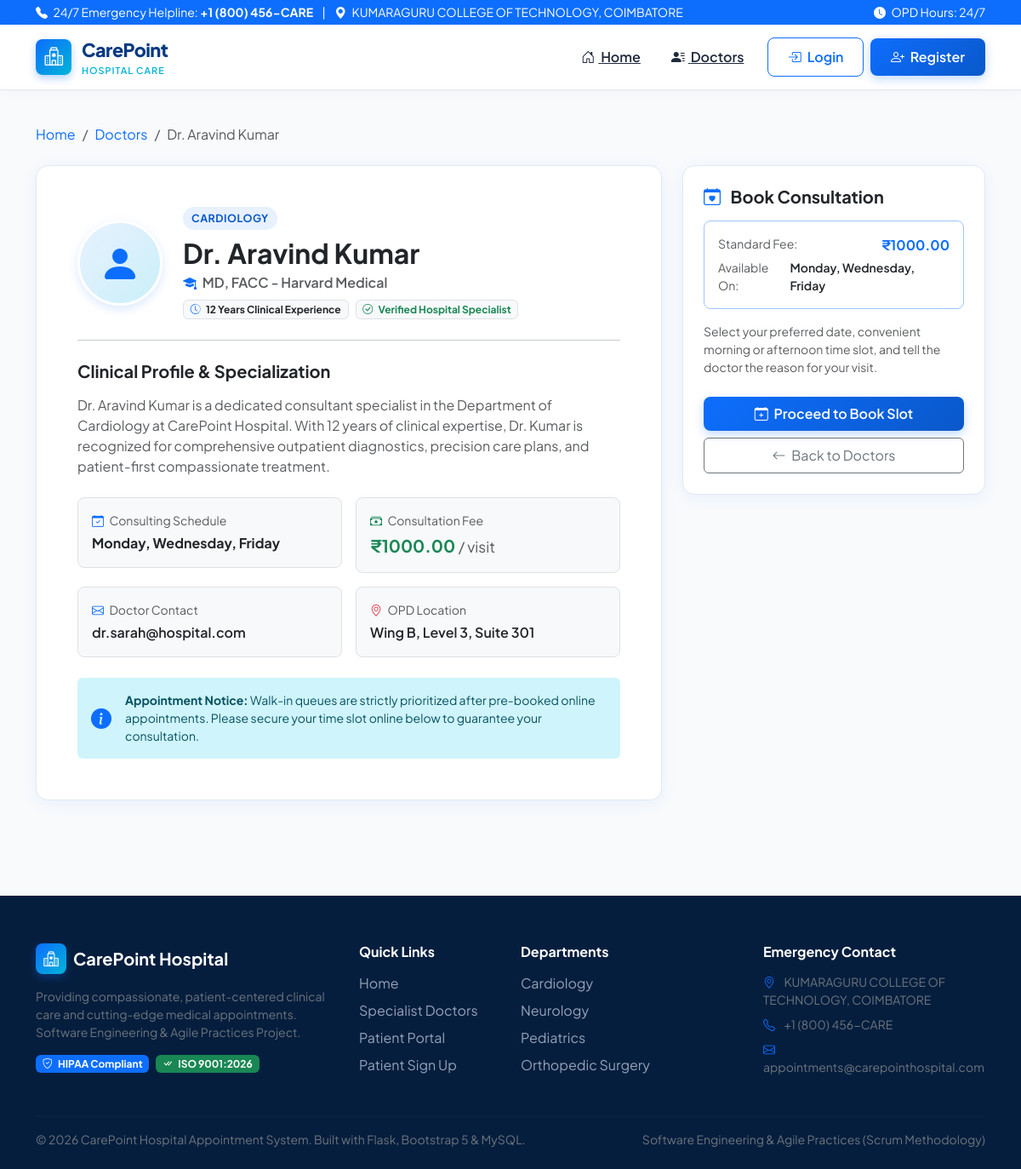
Screenshot of /doctor/1 with the database file from the repository.
### tables this page shows
CREATE TABLE doctors (
            doctor_id INTEGER PRIMARY KEY AUTOINCREMENT,
            name TEXT NOT NULL,
            email TEXT NOT NULL UNIQUE,
            password TEXT NOT NULL,
            specialization TEXT NOT NULL,
            qualification TEXT NOT NULL,
            experience INTEGER NOT NULL,
            consultation_fee REAL NOT NULL,
            available_days TEXT NOT NULL,
            created_at TIMESTAMP DEFAULT CURRENT_TIMESTAMP
        );

### app.py (the view)
@app.route('/doctor/<int:doctor_id>')
def doctor_details(doctor_id):
    doctor = Database.query("SELECT * FROM doctors WHERE doctor_id = %s", (doctor_id,), one=True)
    if not doctor:
        flash("Doctor not found.", "danger")
        return redirect(url_for('doctors'))
    return render_template('doctor_details.html', doctor=doctor)

### config.py (called while the page is built, shortened)
    @staticmethod
    def get_connection():
        global ACTIVE_BACKEND
        conn = sqlite3.connect(Config.SQLITE_DB)
        conn.row_factory = sqlite3.Row
        return conn, 'sqlite'

### templates/doctor_details.html (shortened to what this page needs)
{% extends 'base.html' %}
{% block content %}
<div class="container py-4">
    <nav aria-label="breadcrumb" class="mb-4">
        <ol class="breadcrumb">
            <li class="breadcrumb-item"><a href="{{ url_for('index') }}" class="text-decoration-none">Home</a></li>
            <li class="breadcrumb-item"><a href="{{ url_for('doctors') }}" class="text-decoration-none">Doctors</a></li>
            <li class="breadcrumb-item active" aria-current="page">{{ doctor.name }}</li>
        </ol>
    </nav>
    <div class="row g-4">
        <div class="col-lg-8">
            <div class="hospital-card p-4 p-md-5 mb-4">
                <div class="d-flex flex-wrap align-items-center gap-4 mb-4">
                    <div class="doctor-avatar-box mb-0" style="width: 100px; height: 100px; font-size: 3rem;">
                        <i class="bi bi-person-fill"></i>
                    </div>
                    <div>
                        <span class="specialty-badge">{{ doctor.specialization }}</span>
                        <h2 class="fw-bold text-dark mb-1">{{ doctor.name }}</h2>
                        <div class="text-muted fw-semibold mb-2">
                            <i class="bi bi-mortarboard-fill text-primary me-1"></i> {{ doctor.qualification }}
                        </div>
                        <div class="d-flex flex-wrap gap-2">
                            <span class="badge bg-light text-dark border">
                                <i class="bi bi-clock-history me-1 text-primary"></i> {{ doctor.experience }} Years Clinical Experience
                            </span>
                            <span class="badge bg-light text-success border">
                                <i class="bi bi-check-circle me-1"></i> Verified Hospital Specialist
                            </span>
                        </div>
                    </div>
                </div>
                <hr class="my-4">
                <h5 class="fw-bold text-dark mb-3">Clinical Profile & Specialization</h5>
                <p class="text-muted leading-relaxed mb-4">
                    {{ doctor.name }} is a dedicated consultant specialist in the Department of {{ doctor.specialization }} at CarePoint Hospital. With {{ doctor.experience }} years of clinical expertise, Dr. {{ doctor.name.split(' ')[-1] }} is recognized for comprehensive outpatient diagnostics, precision care plans, and patient-first compassionate treatment.
                </p>
                <div class="row g-3 mb-4">
                    <div class="col-sm-6">
                        <div class="p-3 bg-light rounded-3 border">
                            <div class="text-muted small mb-1"><i class="bi bi-calendar-check text-primary me-1"></i> Consulting Schedule</div>
                            <div class="fw-bold text-dark">{{ doctor.available_days }}</div>
                        </div>
                    </div>
                    <div class="col-sm-6">
                        <div class="p-3 bg-light rounded-3 border">
                            <div class="text-muted small mb-1"><i class="bi bi-cash-stack text-success me-1"></i> Consultation Fee</div>
                            <div class="fw-bold text-success fs-5">₹{{ "%.2f"|format(doctor.consultation_fee) }} <span class="small text-muted fw-normal">/ visit</span></div>
                        </div>
                    </div>
                    <div class="col-sm-6">
                        <div class="p-3 bg-light rounded-3 border">
                            <div class="text-muted small mb-1"><i class="bi bi-envelope text-primary me-1"></i> Doctor Contact</div>
                            <div class="fw-semibold text-dark">{{ doctor.email }}</div>
                        </div>
                    </div>
                    <div class="col-sm-6">
                        <div class="p-3 bg-light rounded-3 border">
                            <div class="text-muted small mb-1"><i class="bi bi-geo-alt text-danger me-1"></i> OPD Location</div>
                            <div class="fw-semibold text-dark">Wing B, Level 3, Suite {{ doctor.doctor_id + 300 }}</div>
                        </div>
                    </div>
                </div>
                <div class="alert alert-info border-0 d-flex align-items-center mb-0" role="alert">
                    <i class="bi bi-info-circle-fill text-primary fs-4 me-3"></i>
                    <div class="small">
                        <strong>Appointment Notice:</strong> Walk-in queues are strictly prioritized after pre-booked online appointments. Please secure your time slot online below to guarantee your consultation.
                    </div>
                </div>
            </div>
        </div>
        <div class="col-lg-4">
            <div class="hospital-card p-4 sticky-top" style="top: 90px;">
                <h5 class="fw-bold text-dark mb-3"><i class="bi bi-calendar-heart text-primary me-2"></i> Book Consultation</h5>
                <div class="p-3 bg-primary-light rounded-3 border border-primary-subtle mb-3">
                    <div class="d-flex justify-content-between mb-1">
                        <span class="text-muted small">Standard Fee:</span>
                        <span class="fw-bold text-primary">₹{{ "%.2f"|format(doctor.consultation_fee) }}</span>
                    </div>
                    <div class="d-flex justify-content-between">
                        <span class="text-muted small">Available On:</span>
                        <span class="fw-semibold text-dark small">{{ doctor.available_days }}</span>
                    </div>
                </div>
                <p class="text-muted small mb-4">
                    Select your preferred date, convenient morning or afternoon time slot, and tell the doctor the reason for your visit.
                </p>
                <a href="{{ url_for('book_appointment', doctor_id=doctor.doctor_id) }}" class="btn btn-primary-custom w-100 py-2 fs-6 mb-2">
                    <i class="bi bi-calendar-plus me-1"></i> Proceed to Book Slot
                </a>
                <a href="{{ url_for('doctors') }}" class="btn btn-outline-secondary w-100 py-2 fs-6">
                    <i class="bi bi-arrow-left me-1"></i> Back to Doctors
                </a>
            </div>
        </div>
    </div>
</div>
{% endblock %}

### static/css/style.css (style rules this page uses)
:root { --primary: #0d6efd; --primary-dark: #0a58ca; --primary-darker: #063980; --primary-light: #e7f1ff; --primary-subtle: #cfe2ff; --accent: #00b4d8; --accent-light: #caf0f8; --secondary-bg: #f8fafc; --card-bg: #ffffff; --text-main: #1e293b; --text-muted: #64748b; --border-color: #e2e8f0; --radius-sm: 8px; --radius-md: 14px; --radius-lg: 20px; --shadow-soft: 0 4px 20px -2px rgba(13, 110, 253, 0.08); --shadow-hover: 0 12px 30px -4px rgba(13, 110, 253, 0.16); --transition: all 0.25s ease-in-out; }
body { font-family: 'Plus Jakarta Sans', -apple-system, BlinkMacSystemFont, "Segoe UI", Roboto, sans-serif; background-color: var(--secondary-bg); color: var(--text-main); min-height: 100vh; display: flex; flex-direction: column; }
.hospital-card { background: var(--card-bg); border: 1px solid var(--border-color); border-radius: var(--radius-md); box-shadow: var(--shadow-soft); transition: var(--transition); overflow: hidden; }
.doctor-avatar-box { width: 80px; height: 80px; border-radius: 50%; background: linear-gradient(135deg, var(--primary-light) 0%, var(--accent-light) 100%); color: var(--primary); display: flex; align-items: center; justify-content: center; font-size: 2.25rem; margin-bottom: 1rem; border: 3px solid #ffffff; box-shadow: 0 4px 12px rgba(13, 110, 253, 0.15); }
.specialty-badge { display: inline-block; background: var(--primary-light); color: var(--primary-dark); font-weight: 700; font-size: 0.78rem; padding: 4px 10px; border-radius: 50px; text-transform: uppercase; letter-spacing: 0.5px; margin-bottom: 8px; }
.btn-primary-custom { background: linear-gradient(135deg, var(--primary) 0%, var(--primary-dark) 100%); border: none; color: #ffffff; font-weight: 600; padding: 0.65rem 1.5rem; border-radius: var(--radius-sm); box-shadow: 0 4px 12px rgba(13, 110, 253, 0.25); transition: var(--transition); }

### rows the page displays
doctors: name "Dr. Aravind Kumar", specialization "CARDIOLOGY", qualification "MD, FACC - Harvard Medical", experience "12", specialization "Cardiology", name "Kumar", available_days "Monday, Wednesday, Friday", consultation_fee "1000.00", email "dr.sarah@hospital.com", doctor.doctor_id+300 "301"
